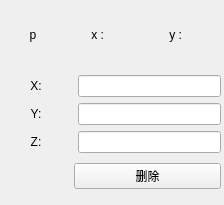
<?xml version="1.0" encoding="UTF-8"?>
<ui version="4.0">
 <class>PointIfo</class>
 <widget class="QWidget" name="PointIfo">
  <property name="geometry">
   <rect>
    <x>0</x>
    <y>0</y>
    <width>224</width>
    <height>205</height>
   </rect>
  </property>
  <property name="windowTitle">
   <string>Form</string>
  </property>
  <widget class="QWidget" name="layoutWidget">
   <property name="geometry">
    <rect>
     <x>0</x>
     <y>0</y>
     <width>221</width>
     <height>153</height>
    </rect>
   </property>
   <layout class="QGridLayout" name="allGridLayout">
    <item row="1" column="0">
     <layout class="QGridLayout" name="valueGridLayout" columnstretch="1,2">
      <item row="0" column="1">
       <widget class="QLineEdit" name="xLineEdit"/>
      </item>
      <item row="2" column="1">
       <widget class="QLineEdit" name="zLineEdit"/>
      </item>
      <item row="1" column="0">
       <widget class="QLabel" name="y">
        <property name="text">
         <string>Y:</string>
        </property>
        <property name="alignment">
         <set>Qt::AlignCenter</set>
        </property>
       </widget>
      </item>
      <item row="1" column="1">
       <widget class="QLineEdit" name="yLineEdit"/>
      </item>
      <item row="0" column="0">
       <widget class="QLabel" name="x">
        <property name="sizePolicy">
         <sizepolicy hsizetype="Preferred" vsizetype="Preferred">
          <horstretch>0</horstretch>
          <verstretch>0</verstretch>
         </sizepolicy>
        </property>
        <property name="text">
         <string>X:</string>
        </property>
        <property name="alignment">
         <set>Qt::AlignCenter</set>
        </property>
       </widget>
      </item>
      <item row="2" column="0">
       <widget class="QLabel" name="z">
        <property name="text">
         <string>Z:</string>
        </property>
        <property name="alignment">
         <set>Qt::AlignCenter</set>
        </property>
       </widget>
      </item>
     </layout>
    </item>
    <item row="0" column="0">
     <layout class="QGridLayout" name="pointGridLayout" columnstretch="2,1,1,1,1">
      <item row="0" column="1">
       <widget class="QLabel" name="label">
        <property name="text">
         <string>x :</string>
        </property>
        <property name="alignment">
         <set>Qt::AlignRight|Qt::AlignTrailing|Qt::AlignVCenter</set>
        </property>
       </widget>
      </item>
      <item row="0" column="4">
       <widget class="QLabel" name="yPoint">
        <property name="text">
         <string/>
        </property>
        <property name="alignment">
         <set>Qt::AlignCenter</set>
        </property>
       </widget>
      </item>
      <item row="0" column="2">
       <widget class="QLabel" name="xPoint">
        <property name="text">
         <string/>
        </property>
        <property name="alignment">
         <set>Qt::AlignCenter</set>
        </property>
       </widget>
      </item>
      <item row="0" column="0">
       <widget class="QLabel" name="point">
        <property name="text">
         <string>p</string>
        </property>
        <property name="alignment">
         <set>Qt::AlignCenter</set>
        </property>
       </widget>
      </item>
      <item row="0" column="3">
       <widget class="QLabel" name="label_2">
        <property name="text">
         <string>y :</string>
        </property>
        <property name="alignment">
         <set>Qt::AlignRight|Qt::AlignTrailing|Qt::AlignVCenter</set>
        </property>
       </widget>
      </item>
     </layout>
    </item>
   </layout>
  </widget>
  <widget class="QWidget" name="layoutWidget">
   <property name="geometry">
    <rect>
     <x>0</x>
     <y>160</y>
     <width>221</width>
     <height>33</height>
    </rect>
   </property>
   <layout class="QGridLayout" name="gridLayout" columnstretch="1,2">
    <item row="0" column="0">
     <spacer name="horizontalSpacer">
      <property name="orientation">
       <enum>Qt::Horizontal</enum>
      </property>
      <property name="sizeHint" stdset="0">
       <size>
        <width>40</width>
        <height>20</height>
       </size>
      </property>
     </spacer>
    </item>
    <item row="0" column="1">
     <widget class="QPushButton" name="pushButton">
      <property name="text">
       <string>删除</string>
      </property>
     </widget>
    </item>
   </layout>
  </widget>
 </widget>
 <resources/>
 <connections/>
</ui>
